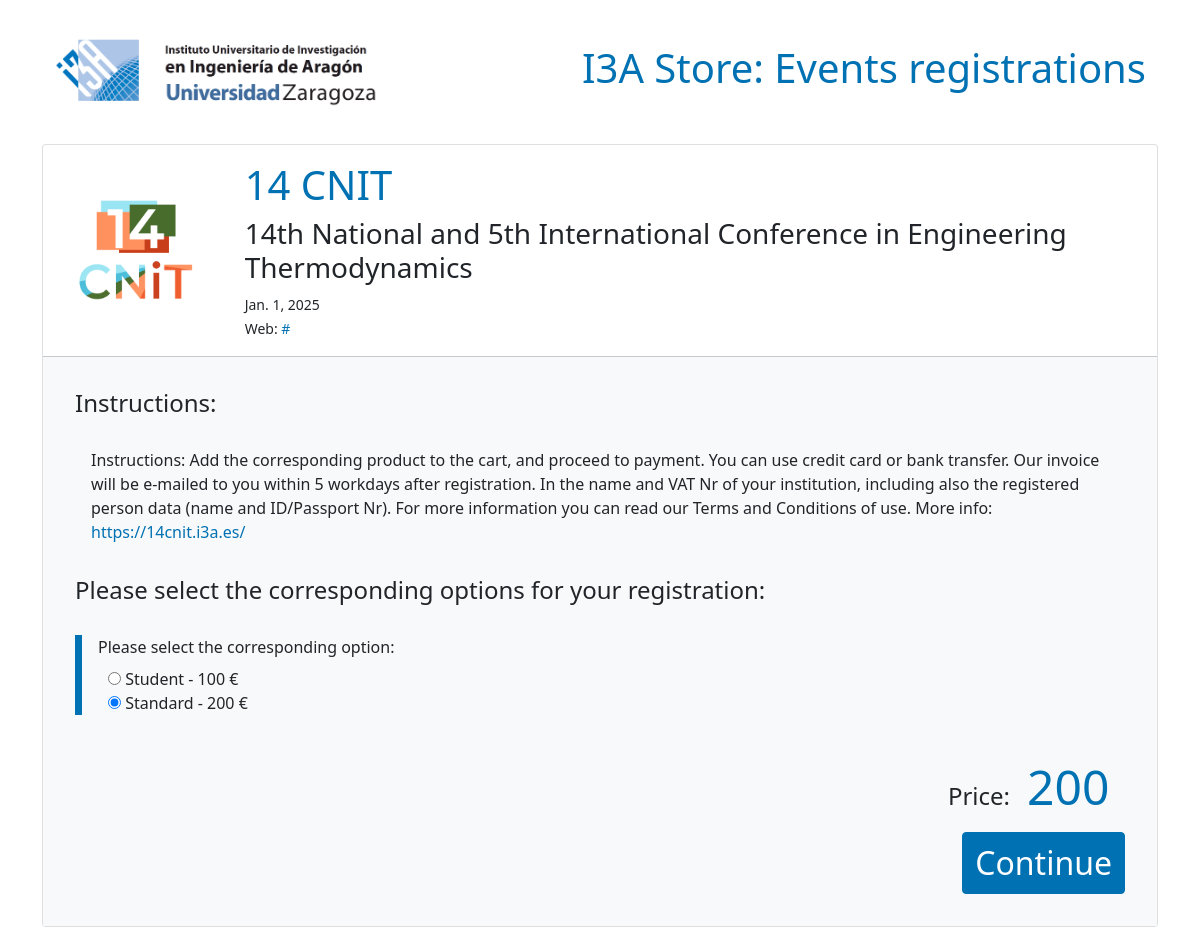
The page /1 on the database its author committed.
### eventos/models.py (models this page shows, shortened)
class Evento(models.Model):
    codigo_i3a = models.IntegerField()
    titulo = models.CharField(max_length=100)
    titulo_largo = models.CharField(max_length=255)
    imagen = models.ImageField(upload_to='eventos/')
    fecha_inicio = models.DateField(default=datetime.date.today)
    fecha_fin = models.DateField(default=datetime.date.today)
    web = models.TextField(default='#')
    descripcion = models.TextField(default='more info...')
    activo = models.BooleanField(default=False)

### eventos/views.py (the view)
# urls.py: path('<int:codigo_i3a>', views.detalle_evento, name='detalle_evento'),
def detalle_evento(request, codigo_i3a):
    evento = get_object_or_404(Evento,codigo_i3a=codigo_i3a)
    if request.method == "POST":
        nuevo_precio = request.POST.get('nuevoPrecio')
        return JsonResponse({
            'mensaje': 'Precio recibido correctamente',
            'nuevoPrecio': nuevo_precio
        })
    if evento.codigo_i3a == 1:
        PrecioForm = PrecioFormEvento1
    if evento.codigo_i3a == 2:
        PrecioForm = PrecioFormEvento2
    if evento.codigo_i3a == 3:
        PrecioForm = PrecioFormEvento3
    form = PrecioForm()
    return render(request, 'eventos/detalle_evento.html', {
        'evento': evento,
        'form': form
    })

### eventos/forms/form_1.py
class PrecioFormEvento1(forms.Form):
    __student = 100
    __standard  = 200
    OPCIONES_PRECIOS = [
        (__student, f'Student - {__student} €'),
        (__standard, f'Standard - {__standard} €'),
    ]
    precioModality = forms.ChoiceField(
        widget = forms.RadioSelect,
        choices = OPCIONES_PRECIOS,
        initial = __standard,
        label = "Please select the corresponding option:"
    )
    precioFinal = forms.IntegerField(
        required = False,
        label = 'Price:',
        initial = __standard,
        widget = forms.NumberInput(attrs={
            'class': 'precio-final',
            'disabled': 'disabled'
        }),
    )

### eventos/templates/eventos/detalle_evento.html (shortened to what this page needs)
{% extends "eventos/base.html" %}
{% block main-content %}
<div class="container my-4">
    <div class="card ">
        <div class="row g-0  align-items-center left_to_center ">
            <div class="col-md-2 p-3">
                <img src="{{evento.imagen.url}}" class="img-fluid rounded-start img-detalle" alt="logo">
            </div>
            <div class="col-md-10 ">
                <div class="p-3">
                    <h1 class="card-title">{{evento.titulo}}</h1>
                    <h3 class="card-text">{{evento.titulo_largo}}</h3>
                    <p class="card-text"><small class="text-body-secondary">{{evento.fecha_inicio}}</small><br>
                    <small class="text-body-secondary">Web: <a href="{{evento.web}}" target="_blank">{{evento.web}}</a></small></p>
                </div>
            </div>
        </div>
        <hr class="m-0">
        <div class="row g-0 fondo  p-3">
            <div class="p-3">
                <p class="h4">Instructions:</p>
                <div class="fieldWrapper">
                    {{evento.descripcion|safe}}
                </div>
            </div>
            <div class="p-3">
                <form method="post">
                        <p class="h4">Please select the corresponding options for your registration:</p>
                        {% for field in form %}
                            <div class="fieldWrapper question">
                                <div class="etiqueta">{{ field.label_tag }}</div>
                                <div class="campo">{{ field }}</div>
                            </div>
                        {% endfor %}
                        <div class="mt-3 end-to-center">
                            <button type="submit" class="btn btn-i3a ">Continue</button>
                        </div>
                </form>
            </div>
        </div>
    </div>
</div>
{% endblock %}

### eventos/static/css/styles.css (style rules this page uses)
:root { --color1: #0071b3; --color2: #0f8bd3 ; --color-fondo: #f8f9fa; }
h1 { color: var(--color1); }
a { color: var(--color1) !important; text-decoration: none !important; }
.fondo { background-color: var(--color-fondo); }
.left_to_center { text-align: left !important; }
.end-to-center { text-align: right !important; }
.btn-i3a { color: #fff !important; background-color: var(--color1) !important; border-color: var(--color1) !important; font-size: 2rem !important; }
.campo { margin-top: 0.5em; margin-left: 10px; }
.fieldWrapper { padding-left: 1em; margin-top: 30px; }
.question { border-left: 7px solid var(--color1); }
.fieldWrapper:has(.precio-final) { display: flex; align-items: baseline; justify-content: flex-end; gap: 5px; border-left: none; font-size: 1.5em; }
.precio-final { border: none; background-color: var(--color-fondo); width: 100px; font-weight: 500; line-height: 1.2; font-size: 3rem; }
.precio-final:disabled { color: var(--color1); }

### rows shown on the page
Evento: imagen (picture), titulo "14 CNIT", titulo_largo "14th National and 5th International Conference in Engineering Thermodynamics", fecha_inicio "Jan. 1, 2025", web "#", descripcion "Instructions: Add the corresponding product to the cart, and proceed to payment. You can use credit card or bank transfer. Our invoice will be e-mailed to you within 5 workdays after registration. In the name and VAT Nr of your institution, including also the registered person data (name and ID/Passport Nr). For more information you can read our Terms and Conditions of use. More info: https://14cnit.i3a.es/"

### other values the page prints
{{ field.label_tag }} "Please select the corresponding option:" "Price:"
